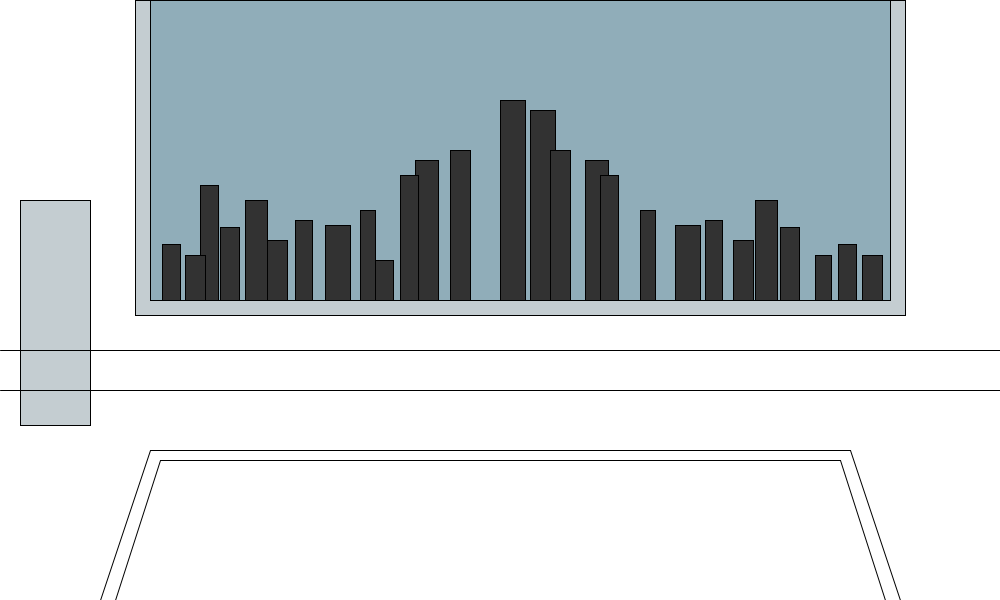
Frame 1 (no input)
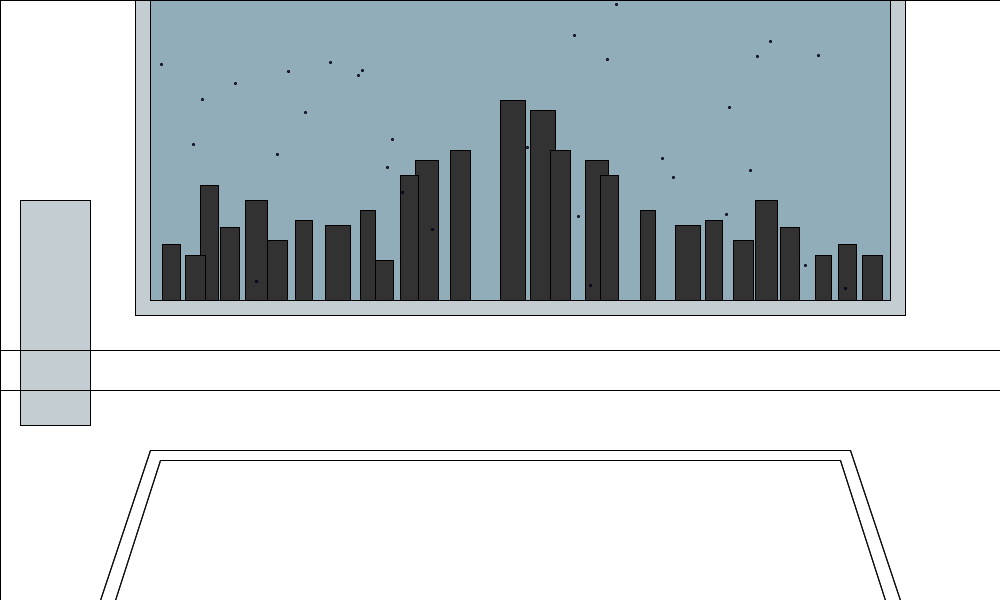
Frame 60 (the mouse pressed at the canvas centre just before this capture)
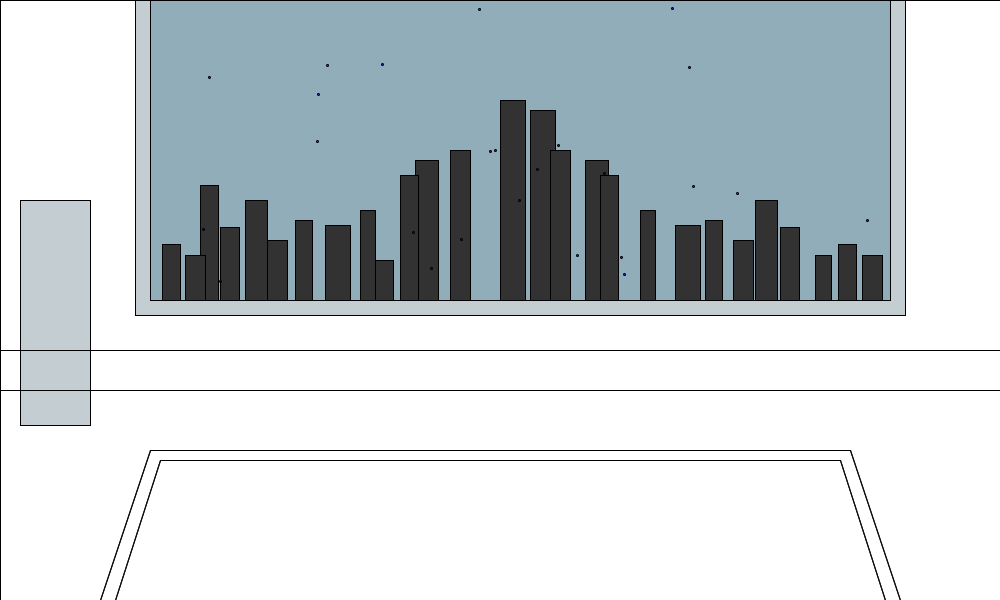
Frame 120 (the mouse held since frame 60 and released just before this capture)

The Processing sketch that drew these frames (run headless with seeded random() and noise(); from frame 60 on, the mouse is pressed at the canvas centre):

// Processing sketch: processing_123544
// ── processing_123544.pde

Rain r1;


int numDrops = 40;
Rain[] drops = new Rain[numDrops]; // Declare and create the array

void setup() { 
  size (1000, 600);
  background (255);
  background(255);
  smooth();
  noStroke();
  //Loop through array to create each object
  for (int i = 0; i < drops.length; i++) {

    drops[i] = new Rain(); // Create each object
    r1 = new Rain();
  }
}


void draw() {

  fill(255, 80);
  rect(0, 0, 1000, 1000);
  drawBackground();
  //Loop through array to use objects.
  for (int i = 0; i < drops.length; i++) {
    drops[i].fall();
  }
}

void drawBackground() {
  stroke(0);
  fill(#C4CDD1);
  rect(20, 200, 70, 225);

  line(0, 350, 1000, 350);
  rect(135, 315, 770, -315);
  fill(#90ADB9);
  rect(150, 300, 740, -300);

//rug
fill(#85BCB8);

  line (100, 600, 150, 450);
  line (900, 600, 850, 450);
  line (150, 450, 850, 450);
  line (100, 600, 900, 600);
  line (115, 600, 160, 460);
  line (885, 600, 840, 460);
  line (160, 460, 840, 460);
  
//buildings
  fill(50);
  rect (200, 300, 18, -115);
  rect (375, 300, 18, -40);
  rect (185, 300, 20, -45);
  rect (185, 300, 20, -45);
  rect (500, 300, 25, -200);
  rect (450, 300, 20, -150);
  rect (415, 300, 23, -140);
  rect (400, 300, 18, -125);
  rect (360, 300, 15, -90);
  rect (325, 300, 25, -75);
  rect (295, 300, 17, -80);
  rect (267, 300, 20, -60);
  rect (245, 300, 22, -100);
  rect (220, 300, 19, -73);
  rect (185, 300, 16, -45);
  rect (162, 300, 18, -56);
  rect (185, 300, 20, -45);

  rect (530, 300, 25, -190);
  rect (550, 300, 20, -150);
  rect (585, 300, 23, -140);
  rect (600, 300, 18, -125);
  rect (640, 300, 15, -90);
  rect (675, 300, 25, -75);
  rect (705, 300, 17, -80);
  rect (733, 300, 20, -60);
  rect (755, 300, 22, -100);
  rect (780, 300, 19, -73);
  rect (815, 300, 16, -45);
  rect (838, 300, 18, -56);
  rect (862, 300, 20, -45);

  line(0, 390, 1000, 390);
}





void lightning() { 
  int a = round(random(150, 875));    //x-co for starting point
  int b = 50;    //x-co for ending point
  int c = 0;    //y-co for starting point
  int d = 0;    //y-co for ending point

  //max length of bolt
  while (d < 275) {

    b = (a-50) + round(random(80));    //direction of lines
    stroke (255);
    line (a, c, b, d);
    c = d;   
    d += round(random(50));   
    a = b;
  }
} 

void mousePressed() {
  lightning();
  lightning();
  lightning();
  loop();
  noStroke();
}

//void mouseReleased() {
//  noStroke();
//  rect(150, 0, 740, 300);
//  fill(255);
//}



class Rain {
  float r = random(150, 875);
  float y = random(-height);

  void fall() {
    y = y + 10;
    fill(0, 10, 200, 180);
    ellipse(r, y, 2, 2);

    if (y>290) {
      r = random(150, 875);
      y = random(-200);
    }
  }
}
